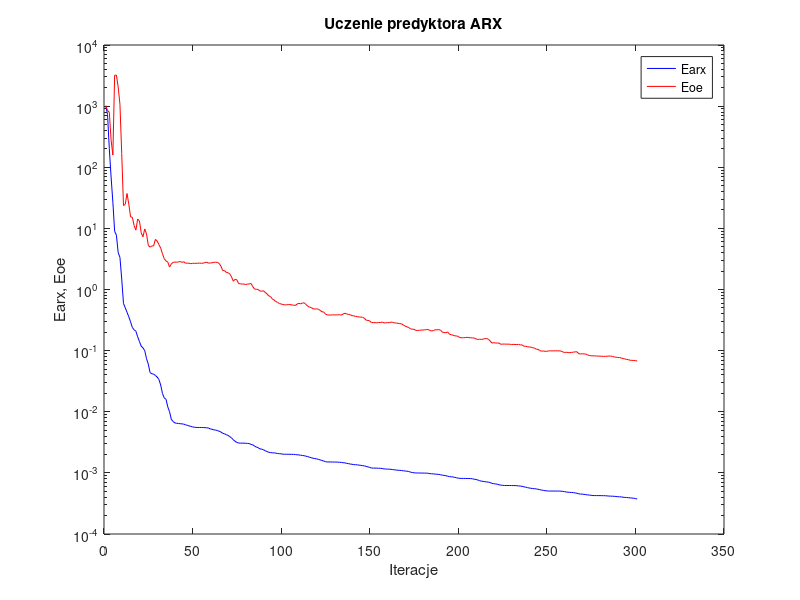
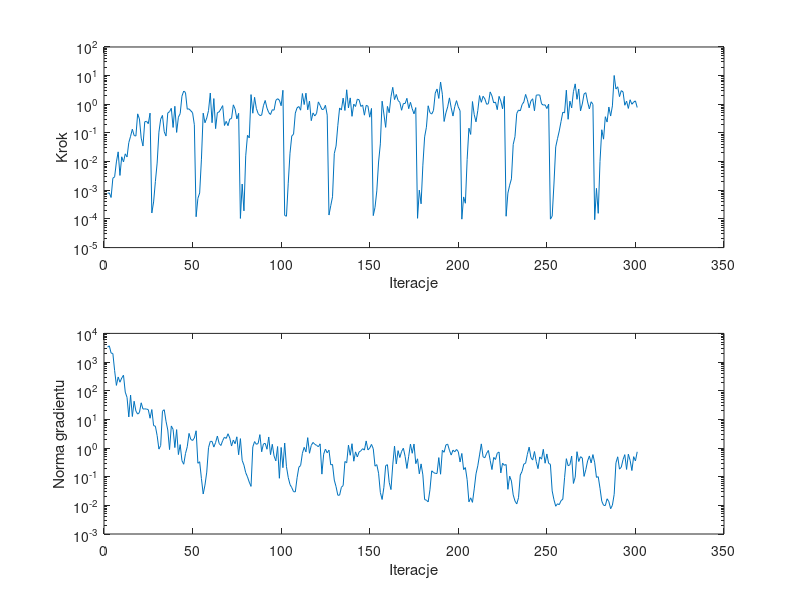

The MATLAB script that drew these images, in order:
%uczenie predyktora arx
clear all;
n=0; farx(n+1)=1.008359e+003; foe(n+1)=1.019052e+003; wspucz(n+1)=0.000000e+000; ng(n+1)=0.000000e+000;
%odnowa zmiennej metryki
n=1; farx(n+1)=7.268570e+002; foe(n+1)=8.474450e+002; krok(n+1)=7.783968e-004; ng(n+1)=3.315703e+003;
n=2; farx(n+1)=2.004035e+002; foe(n+1)=7.943618e+002; krok(n+1)=8.145474e-004; ng(n+1)=3.681077e+003;
n=3; farx(n+1)=6.917598e+001; foe(n+1)=2.780166e+002; krok(n+1)=5.604282e-004; ng(n+1)=2.061588e+003;
n=4; farx(n+1)=2.688256e+001; foe(n+1)=1.580890e+002; krok(n+1)=2.641274e-003; ng(n+1)=1.986660e+003;
n=5; farx(n+1)=8.961358e+000; foe(n+1)=3.196886e+003; krok(n+1)=2.947309e-003; ng(n+1)=5.015693e+002;
n=6; farx(n+1)=7.747522e+000; foe(n+1)=3.219300e+003; krok(n+1)=9.767882e-003; ng(n+1)=1.532853e+002;
n=7; farx(n+1)=4.019061e+000; foe(n+1)=2.063832e+003; krok(n+1)=2.191235e-002; ng(n+1)=3.011114e+002;
n=8; farx(n+1)=3.346623e+000; foe(n+1)=1.071170e+003; krok(n+1)=3.291607e-003; ng(n+1)=1.980256e+002;
n=9; farx(n+1)=1.484153e+000; foe(n+1)=1.670252e+002; krok(n+1)=1.473291e-002; ng(n+1)=2.771425e+002;
n=10; farx(n+1)=5.913797e-001; foe(n+1)=2.365485e+001; krok(n+1)=9.769926e-003; ng(n+1)=3.469996e+002;
n=11; farx(n+1)=5.021885e-001; foe(n+1)=2.483118e+001; krok(n+1)=1.865725e-002; ng(n+1)=8.926199e+001;
n=12; farx(n+1)=4.235805e-001; foe(n+1)=3.721444e+001; krok(n+1)=1.450364e-002; ng(n+1)=5.833091e+001;
n=13; farx(n+1)=3.574896e-001; foe(n+1)=2.494876e+001; krok(n+1)=4.614317e-002; ng(n+1)=1.215744e+001;
n=14; farx(n+1)=2.956991e-001; foe(n+1)=1.543107e+001; krok(n+1)=7.660919e-002; ng(n+1)=7.033686e+001;
n=15; farx(n+1)=2.395950e-001; foe(n+1)=1.519007e+001; krok(n+1)=1.350958e-001; ng(n+1)=1.258695e+001;
n=16; farx(n+1)=2.190836e-001; foe(n+1)=1.111819e+001; krok(n+1)=8.139610e-002; ng(n+1)=4.295533e+001;
n=17; farx(n+1)=2.078068e-001; foe(n+1)=9.360114e+000; krok(n+1)=7.799001e-002; ng(n+1)=1.956401e+001;
n=18; farx(n+1)=1.686473e-001; foe(n+1)=1.423559e+001; krok(n+1)=4.641165e-001; ng(n+1)=1.526695e+001;
n=19; farx(n+1)=1.408817e-001; foe(n+1)=1.319632e+001; krok(n+1)=3.075863e-001; ng(n+1)=1.733337e+001;
n=20; farx(n+1)=1.185501e-001; foe(n+1)=8.457633e+000; krok(n+1)=6.601690e-002; ng(n+1)=3.785440e+001;
n=21; farx(n+1)=1.111373e-001; foe(n+1)=7.284563e+000; krok(n+1)=3.497807e-002; ng(n+1)=2.293260e+001;
n=22; farx(n+1)=9.968674e-002; foe(n+1)=9.793753e+000; krok(n+1)=2.461541e-001; ng(n+1)=2.324784e+001;
n=23; farx(n+1)=7.380912e-002; foe(n+1)=8.121951e+000; krok(n+1)=2.550707e-001; ng(n+1)=2.286815e+001;
n=24; farx(n+1)=6.019632e-002; foe(n+1)=5.282901e+000; krok(n+1)=2.106628e-001; ng(n+1)=2.186850e+001;
n=25; farx(n+1)=4.383790e-002; foe(n+1)=4.921288e+000; krok(n+1)=4.923082e-001; ng(n+1)=1.095767e+001;
%odnowa zmiennej metryki
n=26; farx(n+1)=4.176854e-002; foe(n+1)=5.166706e+000; krok(n+1)=1.613368e-004; ng(n+1)=2.201515e+001;
n=27; farx(n+1)=4.137740e-002; foe(n+1)=5.168463e+000; krok(n+1)=3.910575e-004; ng(n+1)=6.034770e+000;
n=28; farx(n+1)=3.922502e-002; foe(n+1)=6.601072e+000; krok(n+1)=2.013864e-003; ng(n+1)=5.796206e+000;
n=29; farx(n+1)=3.697546e-002; foe(n+1)=6.212396e+000; krok(n+1)=8.928204e-003; ng(n+1)=2.703882e+000;
n=30; farx(n+1)=3.376388e-002; foe(n+1)=5.419922e+000; krok(n+1)=1.067078e-001; ng(n+1)=9.163433e-001;
n=31; farx(n+1)=2.730716e-002; foe(n+1)=4.757885e+000; krok(n+1)=3.041754e-001; ng(n+1)=1.225792e+000;
n=32; farx(n+1)=1.992610e-002; foe(n+1)=3.848312e+000; krok(n+1)=4.097091e-001; ng(n+1)=1.928840e+001;
n=33; farx(n+1)=1.688860e-002; foe(n+1)=3.193379e+000; krok(n+1)=1.104861e-001; ng(n+1)=2.169374e+001;
n=34; farx(n+1)=1.601669e-002; foe(n+1)=2.938970e+000; krok(n+1)=7.799474e-002; ng(n+1)=8.612809e+000;
n=35; farx(n+1)=1.204412e-002; foe(n+1)=2.820372e+000; krok(n+1)=5.002089e-001; ng(n+1)=4.271101e+000;
n=36; farx(n+1)=1.000817e-002; foe(n+1)=2.328302e+000; krok(n+1)=5.535078e-001; ng(n+1)=8.829081e-001;
n=37; farx(n+1)=7.531854e-003; foe(n+1)=2.625579e+000; krok(n+1)=7.238398e-001; ng(n+1)=5.891192e+000;
n=38; farx(n+1)=6.922668e-003; foe(n+1)=2.776801e+000; krok(n+1)=1.557206e-001; ng(n+1)=4.473702e+000;
n=39; farx(n+1)=6.571151e-003; foe(n+1)=2.812595e+000; krok(n+1)=8.536620e-001; ng(n+1)=1.035939e+000;
n=40; farx(n+1)=6.474282e-003; foe(n+1)=2.793281e+000; krok(n+1)=1.044603e-001; ng(n+1)=4.396620e+000;
n=41; farx(n+1)=6.439075e-003; foe(n+1)=2.823927e+000; krok(n+1)=3.556863e-001; ng(n+1)=5.911445e-001;
n=42; farx(n+1)=6.374090e-003; foe(n+1)=2.872579e+000; krok(n+1)=4.735540e-001; ng(n+1)=1.316503e+000;
n=43; farx(n+1)=6.335034e-003; foe(n+1)=2.783180e+000; krok(n+1)=1.920768e+000; ng(n+1)=3.625426e-001;
n=44; farx(n+1)=6.274194e-003; foe(n+1)=2.846238e+000; krok(n+1)=2.899357e+000; ng(n+1)=2.719803e-001;
n=45; farx(n+1)=6.106990e-003; foe(n+1)=2.696361e+000; krok(n+1)=2.571300e+000; ng(n+1)=6.414282e-001;
n=46; farx(n+1)=6.012116e-003; foe(n+1)=2.697532e+000; krok(n+1)=6.751168e-001; ng(n+1)=1.110587e+000;
n=47; farx(n+1)=5.858941e-003; foe(n+1)=2.694573e+000; krok(n+1)=6.930078e-001; ng(n+1)=3.239903e+000;
n=48; farx(n+1)=5.770797e-003; foe(n+1)=2.644926e+000; krok(n+1)=5.945315e-001; ng(n+1)=2.000340e+000;
n=49; farx(n+1)=5.646781e-003; foe(n+1)=2.684965e+000; krok(n+1)=5.076613e-001; ng(n+1)=1.832658e+000;
n=50; farx(n+1)=5.585354e-003; foe(n+1)=2.672783e+000; krok(n+1)=1.931257e-001; ng(n+1)=2.236955e+000;
%odnowa zmiennej metryki
n=51; farx(n+1)=5.534170e-003; foe(n+1)=2.684970e+000; krok(n+1)=1.193316e-004; ng(n+1)=3.998934e+000;
n=52; farx(n+1)=5.532969e-003; foe(n+1)=2.688511e+000; krok(n+1)=5.219242e-004; ng(n+1)=2.937563e-001;
n=53; farx(n+1)=5.530032e-003; foe(n+1)=2.710743e+000; krok(n+1)=8.062699e-004; ng(n+1)=3.325487e-001;
n=54; farx(n+1)=5.527128e-003; foe(n+1)=2.677603e+000; krok(n+1)=1.220118e-002; ng(n+1)=8.556238e-002;
n=55; farx(n+1)=5.519374e-003; foe(n+1)=2.703385e+000; krok(n+1)=4.907389e-001; ng(n+1)=2.494550e-002;
n=56; farx(n+1)=5.498466e-003; foe(n+1)=2.752025e+000; krok(n+1)=2.268451e-001; ng(n+1)=5.100285e-002;
n=57; farx(n+1)=5.458123e-003; foe(n+1)=2.805003e+000; krok(n+1)=3.326660e-001; ng(n+1)=1.444111e-001;
n=58; farx(n+1)=5.425351e-003; foe(n+1)=2.691711e+000; krok(n+1)=6.051036e-001; ng(n+1)=1.028658e+000;
n=59; farx(n+1)=5.234676e-003; foe(n+1)=2.723596e+000; krok(n+1)=2.472812e+000; ng(n+1)=1.705310e+000;
n=60; farx(n+1)=5.171155e-003; foe(n+1)=2.730303e+000; krok(n+1)=2.278082e-001; ng(n+1)=1.707141e+000;
n=61; farx(n+1)=5.049467e-003; foe(n+1)=2.788961e+000; krok(n+1)=1.585247e+000; ng(n+1)=1.078630e+000;
n=62; farx(n+1)=5.020378e-003; foe(n+1)=2.787300e+000; krok(n+1)=1.416892e-001; ng(n+1)=1.563730e+000;
n=63; farx(n+1)=4.915873e-003; foe(n+1)=2.781631e+000; krok(n+1)=5.126125e-001; ng(n+1)=2.624865e+000;
n=64; farx(n+1)=4.808085e-003; foe(n+1)=2.671532e+000; krok(n+1)=5.422916e-001; ng(n+1)=1.440663e+000;
n=65; farx(n+1)=4.659458e-003; foe(n+1)=2.412362e+000; krok(n+1)=6.954939e-001; ng(n+1)=1.223414e+000;
n=66; farx(n+1)=4.447251e-003; foe(n+1)=2.041302e+000; krok(n+1)=9.001093e-001; ng(n+1)=1.820510e+000;
n=67; farx(n+1)=4.362622e-003; foe(n+1)=2.038827e+000; krok(n+1)=1.824037e-001; ng(n+1)=2.394456e+000;
n=68; farx(n+1)=4.218980e-003; foe(n+1)=1.907979e+000; krok(n+1)=2.543102e-001; ng(n+1)=2.164722e+000;
n=69; farx(n+1)=4.102832e-003; foe(n+1)=1.881922e+000; krok(n+1)=1.794664e-001; ng(n+1)=3.149883e+000;
n=70; farx(n+1)=3.918182e-003; foe(n+1)=1.800165e+000; krok(n+1)=3.072232e-001; ng(n+1)=2.232045e+000;
n=71; farx(n+1)=3.730261e-003; foe(n+1)=1.607127e+000; krok(n+1)=3.180725e-001; ng(n+1)=1.174377e+000;
n=72; farx(n+1)=3.481429e-003; foe(n+1)=1.366668e+000; krok(n+1)=9.574267e-001; ng(n+1)=1.895910e+000;
n=73; farx(n+1)=3.289339e-003; foe(n+1)=1.470646e+000; krok(n+1)=6.857223e-001; ng(n+1)=1.411457e+000;
n=74; farx(n+1)=3.144248e-003; foe(n+1)=1.440055e+000; krok(n+1)=3.091610e-001; ng(n+1)=2.463519e+000;
n=75; farx(n+1)=3.080366e-003; foe(n+1)=1.247309e+000; krok(n+1)=4.837349e-001; ng(n+1)=5.828561e-001;
%odnowa zmiennej metryki
n=76; farx(n+1)=3.068977e-003; foe(n+1)=1.240329e+000; krok(n+1)=1.042068e-004; ng(n+1)=2.129669e+000;
n=77; farx(n+1)=3.063405e-003; foe(n+1)=1.225896e+000; krok(n+1)=1.651908e-003; ng(n+1)=3.710000e-001;
n=78; farx(n+1)=3.063060e-003; foe(n+1)=1.228951e+000; krok(n+1)=1.912147e-004; ng(n+1)=2.528521e-001;
n=79; farx(n+1)=3.054421e-003; foe(n+1)=1.204950e+000; krok(n+1)=1.589439e-002; ng(n+1)=1.379295e-001;
n=80; farx(n+1)=3.032528e-003; foe(n+1)=1.227146e+000; krok(n+1)=8.304721e-002; ng(n+1)=9.847466e-002;
n=81; farx(n+1)=3.024052e-003; foe(n+1)=1.233636e+000; krok(n+1)=6.733630e-002; ng(n+1)=6.455742e-002;
n=82; farx(n+1)=2.918424e-003; foe(n+1)=1.254220e+000; krok(n+1)=2.180230e+000; ng(n+1)=4.584515e-002;
n=83; farx(n+1)=2.874530e-003; foe(n+1)=1.112943e+000; krok(n+1)=4.884576e-001; ng(n+1)=1.094788e+000;
n=84; farx(n+1)=2.739026e-003; foe(n+1)=1.018181e+000; krok(n+1)=1.754638e+000; ng(n+1)=1.677367e+000;
n=85; farx(n+1)=2.648948e-003; foe(n+1)=1.009150e+000; krok(n+1)=7.214488e-001; ng(n+1)=1.346391e+000;
n=86; farx(n+1)=2.583679e-003; foe(n+1)=1.001394e+000; krok(n+1)=4.741921e-001; ng(n+1)=1.436675e+000;
n=87; farx(n+1)=2.472749e-003; foe(n+1)=9.453849e-001; krok(n+1)=4.047493e-001; ng(n+1)=2.934561e+000;
n=88; farx(n+1)=2.447339e-003; foe(n+1)=9.373110e-001; krok(n+1)=4.187571e-001; ng(n+1)=7.406046e-001;
n=89; farx(n+1)=2.391308e-003; foe(n+1)=9.533632e-001; krok(n+1)=8.935632e-001; ng(n+1)=1.389642e+000;
n=90; farx(n+1)=2.304167e-003; foe(n+1)=8.988608e-001; krok(n+1)=1.361947e+000; ng(n+1)=1.461069e+000;
n=91; farx(n+1)=2.238039e-003; foe(n+1)=8.492565e-001; krok(n+1)=7.382907e-001; ng(n+1)=9.073581e-001;
n=92; farx(n+1)=2.170480e-003; foe(n+1)=7.875876e-001; krok(n+1)=5.126125e-001; ng(n+1)=2.427997e+000;
n=93; farx(n+1)=2.146571e-003; foe(n+1)=7.651511e-001; krok(n+1)=4.406235e-001; ng(n+1)=5.878295e-001;
n=94; farx(n+1)=2.131224e-003; foe(n+1)=7.009181e-001; krok(n+1)=6.477968e-001; ng(n+1)=1.352087e+000;
n=95; farx(n+1)=2.123150e-003; foe(n+1)=6.717737e-001; krok(n+1)=6.224492e-001; ng(n+1)=5.268558e-001;
n=96; farx(n+1)=2.105841e-003; foe(n+1)=6.349671e-001; krok(n+1)=1.371110e+000; ng(n+1)=3.560333e-001;
n=97; farx(n+1)=2.075022e-003; foe(n+1)=6.160420e-001; krok(n+1)=1.569476e+000; ng(n+1)=1.128920e+000;
n=98; farx(n+1)=2.060276e-003; foe(n+1)=5.881814e-001; krok(n+1)=1.390988e+000; ng(n+1)=8.801361e-002;
n=99; farx(n+1)=2.049834e-003; foe(n+1)=5.801818e-001; krok(n+1)=8.896431e-001; ng(n+1)=1.047168e+000;
n=100; farx(n+1)=2.022817e-003; foe(n+1)=5.665059e-001; krok(n+1)=3.085496e+000; ng(n+1)=2.061229e-001;
%odnowa zmiennej metryki
n=101; farx(n+1)=2.016223e-003; foe(n+1)=5.614377e-001; krok(n+1)=1.325538e-004; ng(n+1)=1.495207e+000;
n=102; farx(n+1)=2.016051e-003; foe(n+1)=5.618484e-001; krok(n+1)=1.241749e-004; ng(n+1)=2.232679e-001;
n=103; farx(n+1)=2.015628e-003; foe(n+1)=5.645666e-001; krok(n+1)=1.772228e-003; ng(n+1)=9.418592e-002;
n=104; farx(n+1)=2.014188e-003; foe(n+1)=5.678531e-001; krok(n+1)=1.965861e-002; ng(n+1)=5.348704e-002;
n=105; farx(n+1)=2.010219e-003; foe(n+1)=5.575391e-001; krok(n+1)=7.887873e-002; ng(n+1)=4.137433e-002;
n=106; farx(n+1)=2.007727e-003; foe(n+1)=5.563093e-001; krok(n+1)=9.018109e-002; ng(n+1)=3.001784e-002;
n=107; farx(n+1)=1.995771e-003; foe(n+1)=5.479646e-001; krok(n+1)=4.936410e-001; ng(n+1)=2.948798e-002;
n=108; farx(n+1)=1.978289e-003; foe(n+1)=5.775200e-001; krok(n+1)=7.560816e-001; ng(n+1)=9.231629e-002;
n=109; farx(n+1)=1.963738e-003; foe(n+1)=5.939996e-001; krok(n+1)=8.375141e-001; ng(n+1)=2.148924e-001;
n=110; farx(n+1)=1.948368e-003; foe(n+1)=5.821446e-001; krok(n+1)=6.228822e-001; ng(n+1)=2.457369e-001;
n=111; farx(n+1)=1.925829e-003; foe(n+1)=5.999644e-001; krok(n+1)=2.378126e+000; ng(n+1)=6.550498e-001;
n=112; farx(n+1)=1.910854e-003; foe(n+1)=6.061732e-001; krok(n+1)=9.806012e-001; ng(n+1)=1.056574e+000;
n=113; farx(n+1)=1.875561e-003; foe(n+1)=5.694486e-001; krok(n+1)=2.448603e+000; ng(n+1)=7.330179e-001;
n=114; farx(n+1)=1.845736e-003; foe(n+1)=5.332796e-001; krok(n+1)=6.435764e-001; ng(n+1)=2.302674e+000;
n=115; farx(n+1)=1.801306e-003; foe(n+1)=5.151984e-001; krok(n+1)=1.295594e+000; ng(n+1)=6.573135e-001;
n=116; farx(n+1)=1.773176e-003; foe(n+1)=5.054596e-001; krok(n+1)=2.688700e-001; ng(n+1)=1.237525e+000;
n=117; farx(n+1)=1.735689e-003; foe(n+1)=4.854862e-001; krok(n+1)=5.004299e-001; ng(n+1)=1.570093e+000;
n=118; farx(n+1)=1.715033e-003; foe(n+1)=4.783270e-001; krok(n+1)=3.923690e-001; ng(n+1)=1.349189e+000;
n=119; farx(n+1)=1.695986e-003; foe(n+1)=4.832490e-001; krok(n+1)=4.819709e-001; ng(n+1)=1.239635e+000;
n=120; farx(n+1)=1.664815e-003; foe(n+1)=4.750533e-001; krok(n+1)=1.213034e+000; ng(n+1)=1.111205e+000;
n=121; farx(n+1)=1.630991e-003; foe(n+1)=4.563655e-001; krok(n+1)=9.205345e-001; ng(n+1)=1.399433e+000;
n=122; farx(n+1)=1.598644e-003; foe(n+1)=4.320576e-001; krok(n+1)=6.614848e-001; ng(n+1)=1.229666e-001;
n=123; farx(n+1)=1.560884e-003; foe(n+1)=4.290830e-001; krok(n+1)=6.674447e-001; ng(n+1)=6.089952e-001;
n=124; farx(n+1)=1.525089e-003; foe(n+1)=3.956805e-001; krok(n+1)=9.270274e-001; ng(n+1)=9.181645e-001;
n=125; farx(n+1)=1.511100e-003; foe(n+1)=3.851903e-001; krok(n+1)=4.187571e-001; ng(n+1)=6.817303e-001;
%odnowa zmiennej metryki
n=126; farx(n+1)=1.508803e-003; foe(n+1)=3.823656e-001; krok(n+1)=1.367364e-004; ng(n+1)=8.445350e-001;
n=127; farx(n+1)=1.508273e-003; foe(n+1)=3.826925e-001; krok(n+1)=2.890449e-004; ng(n+1)=2.594399e-001;
n=128; farx(n+1)=1.506729e-003; foe(n+1)=3.843889e-001; krok(n+1)=5.928874e-004; ng(n+1)=2.671757e-001;
n=129; farx(n+1)=1.503530e-003; foe(n+1)=3.847869e-001; krok(n+1)=1.909176e-002; ng(n+1)=7.608860e-002;
n=130; farx(n+1)=1.501793e-003; foe(n+1)=3.833044e-001; krok(n+1)=3.497807e-002; ng(n+1)=4.490471e-002;
n=131; farx(n+1)=1.498803e-003; foe(n+1)=3.847886e-001; krok(n+1)=1.845727e-001; ng(n+1)=2.250598e-002;
n=132; farx(n+1)=1.489936e-003; foe(n+1)=3.872957e-001; krok(n+1)=7.461552e-001; ng(n+1)=2.266318e-002;
n=133; farx(n+1)=1.484142e-003; foe(n+1)=3.806149e-001; krok(n+1)=6.305900e-001; ng(n+1)=4.268310e-002;
n=134; farx(n+1)=1.463615e-003; foe(n+1)=3.978638e-001; krok(n+1)=1.643486e+000; ng(n+1)=4.898378e-002;
n=135; farx(n+1)=1.459826e-003; foe(n+1)=4.086815e-001; krok(n+1)=6.088496e-001; ng(n+1)=3.386091e-001;
n=136; farx(n+1)=1.430030e-003; foe(n+1)=3.979153e-001; krok(n+1)=3.212770e+000; ng(n+1)=3.044295e-001;
n=137; farx(n+1)=1.417514e-003; foe(n+1)=3.918371e-001; krok(n+1)=7.487569e-001; ng(n+1)=1.264167e+000;
n=138; farx(n+1)=1.395689e-003; foe(n+1)=3.862371e-001; krok(n+1)=1.675028e+000; ng(n+1)=5.581455e-001;
n=139; farx(n+1)=1.383180e-003; foe(n+1)=3.731106e-001; krok(n+1)=3.805404e-001; ng(n+1)=1.414104e+000;
n=140; farx(n+1)=1.365774e-003; foe(n+1)=3.711069e-001; krok(n+1)=1.015268e+000; ng(n+1)=3.465507e-001;
n=141; farx(n+1)=1.360220e-003; foe(n+1)=3.637727e-001; krok(n+1)=8.377184e-001; ng(n+1)=7.349873e-001;
n=142; farx(n+1)=1.352556e-003; foe(n+1)=3.588640e-001; krok(n+1)=1.514306e+000; ng(n+1)=4.881040e-001;
n=143; farx(n+1)=1.339921e-003; foe(n+1)=3.563556e-001; krok(n+1)=1.440700e+000; ng(n+1)=7.256830e-001;
n=144; farx(n+1)=1.328281e-003; foe(n+1)=3.541137e-001; krok(n+1)=8.426513e-001; ng(n+1)=8.008458e-001;
n=145; farx(n+1)=1.312341e-003; foe(n+1)=3.494662e-001; krok(n+1)=9.453922e-001; ng(n+1)=9.491795e-001;
n=146; farx(n+1)=1.302644e-003; foe(n+1)=3.395516e-001; krok(n+1)=4.170617e-001; ng(n+1)=8.472853e-001;
n=147; farx(n+1)=1.275744e-003; foe(n+1)=3.147344e-001; krok(n+1)=9.168184e-001; ng(n+1)=1.769758e+000;
n=148; farx(n+1)=1.252298e-003; foe(n+1)=3.118028e-001; krok(n+1)=8.658973e-001; ng(n+1)=8.605129e-001;
n=149; farx(n+1)=1.232193e-003; foe(n+1)=3.063123e-001; krok(n+1)=3.550835e-001; ng(n+1)=9.979128e-001;
n=150; farx(n+1)=1.200101e-003; foe(n+1)=2.868836e-001; krok(n+1)=7.178655e-001; ng(n+1)=1.336914e+000;
%odnowa zmiennej metryki
n=151; farx(n+1)=1.197618e-003; foe(n+1)=2.876982e-001; krok(n+1)=1.307587e-004; ng(n+1)=9.469986e-001;
n=152; farx(n+1)=1.197249e-003; foe(n+1)=2.874161e-001; krok(n+1)=2.554609e-004; ng(n+1)=2.331300e-001;
n=153; farx(n+1)=1.195417e-003; foe(n+1)=2.839738e-001; krok(n+1)=9.532898e-004; ng(n+1)=2.636403e-001;
n=154; farx(n+1)=1.190357e-003; foe(n+1)=2.891377e-001; krok(n+1)=9.683310e-003; ng(n+1)=1.319643e-001;
n=155; farx(n+1)=1.189337e-003; foe(n+1)=2.879449e-001; krok(n+1)=4.166678e-002; ng(n+1)=2.819370e-002;
n=156; farx(n+1)=1.179435e-003; foe(n+1)=2.935040e-001; krok(n+1)=1.285695e+000; ng(n+1)=1.601896e-002;
n=157; farx(n+1)=1.161073e-003; foe(n+1)=2.857336e-001; krok(n+1)=4.602673e-001; ng(n+1)=4.264985e-002;
n=158; farx(n+1)=1.157301e-003; foe(n+1)=2.842892e-001; krok(n+1)=1.569333e-001; ng(n+1)=2.434007e-001;
n=159; farx(n+1)=1.152037e-003; foe(n+1)=2.879030e-001; krok(n+1)=8.457767e-001; ng(n+1)=2.625548e-001;
n=160; farx(n+1)=1.150105e-003; foe(n+1)=2.855455e-001; krok(n+1)=5.076613e-001; ng(n+1)=6.330375e-002;
n=161; farx(n+1)=1.143414e-003; foe(n+1)=2.936771e-001; krok(n+1)=1.833902e+000; ng(n+1)=3.551426e-002;
n=162; farx(n+1)=1.132146e-003; foe(n+1)=2.899382e-001; krok(n+1)=3.907661e+000; ng(n+1)=2.570687e-001;
n=163; farx(n+1)=1.122117e-003; foe(n+1)=2.844305e-001; krok(n+1)=1.462039e+000; ng(n+1)=1.165716e+000;
n=164; farx(n+1)=1.112579e-003; foe(n+1)=2.826679e-001; krok(n+1)=2.208206e+000; ng(n+1)=2.786092e-001;
n=165; farx(n+1)=1.104577e-003; foe(n+1)=2.793002e-001; krok(n+1)=1.361453e+000; ng(n+1)=8.107122e-001;
n=166; farx(n+1)=1.098783e-003; foe(n+1)=2.765706e-001; krok(n+1)=1.174409e+000; ng(n+1)=4.665055e-001;
n=167; farx(n+1)=1.093630e-003; foe(n+1)=2.738546e-001; krok(n+1)=6.193808e-001; ng(n+1)=7.650516e-001;
n=168; farx(n+1)=1.081205e-003; foe(n+1)=2.622140e-001; krok(n+1)=1.062525e+000; ng(n+1)=9.843578e-001;
n=169; farx(n+1)=1.073064e-003; foe(n+1)=2.514092e-001; krok(n+1)=1.065517e+000; ng(n+1)=5.056687e-001;
n=170; farx(n+1)=1.065677e-003; foe(n+1)=2.453527e-001; krok(n+1)=1.618997e+000; ng(n+1)=1.932122e-001;
n=171; farx(n+1)=1.055435e-003; foe(n+1)=2.384633e-001; krok(n+1)=7.021280e-001; ng(n+1)=5.154969e-001;
n=172; farx(n+1)=1.028487e-003; foe(n+1)=2.280876e-001; krok(n+1)=1.174181e+000; ng(n+1)=1.372693e+000;
n=173; farx(n+1)=1.013810e-003; foe(n+1)=2.240418e-001; krok(n+1)=6.954939e-001; ng(n+1)=6.561802e-001;
n=174; farx(n+1)=1.003931e-003; foe(n+1)=2.239008e-001; krok(n+1)=4.641165e-001; ng(n+1)=1.378929e+000;
n=175; farx(n+1)=9.963490e-004; foe(n+1)=2.141213e-001; krok(n+1)=7.679697e-001; ng(n+1)=2.847981e-001;
%odnowa zmiennej metryki
n=176; farx(n+1)=9.958869e-004; foe(n+1)=2.141115e-001; krok(n+1)=1.051134e-004; ng(n+1)=4.207239e-001;
n=177; farx(n+1)=9.953975e-004; foe(n+1)=2.147049e-001; krok(n+1)=1.009153e-003; ng(n+1)=1.259293e-001;
n=178; farx(n+1)=9.947354e-004; foe(n+1)=2.165320e-001; krok(n+1)=3.369218e-004; ng(n+1)=2.795757e-001;
n=179; farx(n+1)=9.922538e-004; foe(n+1)=2.176380e-001; krok(n+1)=7.530795e-003; ng(n+1)=1.154977e-001;
n=180; farx(n+1)=9.916946e-004; foe(n+1)=2.179593e-001; krok(n+1)=7.302728e-002; ng(n+1)=1.588848e-002;
n=181; farx(n+1)=9.905502e-004; foe(n+1)=2.209866e-001; krok(n+1)=1.584655e-001; ng(n+1)=1.518050e-002;
n=182; farx(n+1)=9.856126e-004; foe(n+1)=2.215848e-001; krok(n+1)=8.885059e-001; ng(n+1)=1.318183e-002;
n=183; farx(n+1)=9.713934e-004; foe(n+1)=2.136186e-001; krok(n+1)=5.114232e-001; ng(n+1)=3.485870e-002;
n=184; farx(n+1)=9.670473e-004; foe(n+1)=2.101156e-001; krok(n+1)=4.556164e-001; ng(n+1)=1.602855e-001;
n=185; farx(n+1)=9.625969e-004; foe(n+1)=2.119072e-001; krok(n+1)=6.101385e-001; ng(n+1)=1.400829e-001;
n=186; farx(n+1)=9.553751e-004; foe(n+1)=2.201168e-001; krok(n+1)=2.462283e+000; ng(n+1)=1.306388e-001;
n=187; farx(n+1)=9.491865e-004; foe(n+1)=2.187629e-001; krok(n+1)=3.420738e+000; ng(n+1)=1.293664e-001;
n=188; farx(n+1)=9.443372e-004; foe(n+1)=2.205327e-001; krok(n+1)=1.601772e+000; ng(n+1)=4.634984e-001;
n=189; farx(n+1)=9.337188e-004; foe(n+1)=2.166925e-001; krok(n+1)=5.999152e+000; ng(n+1)=1.218784e-001;
n=190; farx(n+1)=9.162733e-004; foe(n+1)=2.000501e-001; krok(n+1)=2.240289e+000; ng(n+1)=8.358077e-001;
n=191; farx(n+1)=9.100317e-004; foe(n+1)=1.985346e-001; krok(n+1)=2.515191e-001; ng(n+1)=7.107185e-001;
n=192; farx(n+1)=8.978828e-004; foe(n+1)=1.961693e-001; krok(n+1)=5.002089e-001; ng(n+1)=1.278405e+000;
n=193; farx(n+1)=8.820296e-004; foe(n+1)=2.022105e-001; krok(n+1)=8.094987e-001; ng(n+1)=1.368323e+000;
n=194; farx(n+1)=8.688088e-004; foe(n+1)=1.857047e-001; krok(n+1)=1.675437e+000; ng(n+1)=8.367142e-001;
n=195; farx(n+1)=8.636547e-004; foe(n+1)=1.823757e-001; krok(n+1)=7.525649e-001; ng(n+1)=5.679046e-001;
n=196; farx(n+1)=8.569471e-004; foe(n+1)=1.789392e-001; krok(n+1)=3.891962e-001; ng(n+1)=8.447145e-001;
n=197; farx(n+1)=8.458040e-004; foe(n+1)=1.745732e-001; krok(n+1)=8.316025e-001; ng(n+1)=7.368705e-001;
n=198; farx(n+1)=8.318888e-004; foe(n+1)=1.739600e-001; krok(n+1)=1.341860e+000; ng(n+1)=8.907761e-001;
n=199; farx(n+1)=8.184197e-004; foe(n+1)=1.701671e-001; krok(n+1)=8.088973e-001; ng(n+1)=7.500470e-001;
n=200; farx(n+1)=8.129749e-004; foe(n+1)=1.631723e-001; krok(n+1)=5.962951e-001; ng(n+1)=3.265242e-001;
%odnowa zmiennej metryki
n=201; farx(n+1)=8.119431e-004; foe(n+1)=1.623977e-001; krok(n+1)=9.814688e-005; ng(n+1)=6.467486e-001;
n=202; farx(n+1)=8.115484e-004; foe(n+1)=1.628244e-001; krok(n+1)=5.866231e-004; ng(n+1)=1.766871e-001;
n=203; farx(n+1)=8.109610e-004; foe(n+1)=1.635797e-001; krok(n+1)=3.529670e-004; ng(n+1)=2.082546e-001;
n=204; farx(n+1)=8.092013e-004; foe(n+1)=1.651031e-001; krok(n+1)=1.193441e-002; ng(n+1)=7.840907e-002;
n=205; farx(n+1)=8.084056e-004; foe(n+1)=1.633416e-001; krok(n+1)=1.468011e-001; ng(n+1)=1.322348e-002;
n=206; farx(n+1)=8.073711e-004; foe(n+1)=1.620243e-001; krok(n+1)=8.892157e-002; ng(n+1)=1.829997e-002;
n=207; farx(n+1)=8.003281e-004; foe(n+1)=1.616079e-001; krok(n+1)=1.247213e+000; ng(n+1)=1.271929e-002;
n=208; farx(n+1)=7.879400e-004; foe(n+1)=1.608405e-001; krok(n+1)=4.335130e-001; ng(n+1)=3.753926e-002;
n=209; farx(n+1)=7.789386e-004; foe(n+1)=1.554814e-001; krok(n+1)=2.442288e-001; ng(n+1)=1.257188e-001;
n=210; farx(n+1)=7.650178e-004; foe(n+1)=1.521944e-001; krok(n+1)=5.988308e-001; ng(n+1)=2.389197e-001;
n=211; farx(n+1)=7.461942e-004; foe(n+1)=1.535238e-001; krok(n+1)=2.018136e+000; ng(n+1)=5.734038e-001;
n=212; farx(n+1)=7.325799e-004; foe(n+1)=1.525325e-001; krok(n+1)=1.174181e+000; ng(n+1)=1.394684e+000;
n=213; farx(n+1)=7.262994e-004; foe(n+1)=1.540008e-001; krok(n+1)=1.915347e+000; ng(n+1)=4.924649e-001;
n=214; farx(n+1)=7.178867e-004; foe(n+1)=1.572595e-001; krok(n+1)=1.545005e+000; ng(n+1)=4.589841e-001;
n=215; farx(n+1)=7.109578e-004; foe(n+1)=1.575806e-001; krok(n+1)=1.000418e+000; ng(n+1)=6.568958e-001;
n=216; farx(n+1)=7.059249e-004; foe(n+1)=1.537474e-001; krok(n+1)=1.049915e+000; ng(n+1)=8.236279e-001;
n=217; farx(n+1)=6.945540e-004; foe(n+1)=1.437938e-001; krok(n+1)=2.704893e+000; ng(n+1)=3.708565e-001;
n=218; farx(n+1)=6.730900e-004; foe(n+1)=1.329900e-001; krok(n+1)=1.971908e+000; ng(n+1)=1.773118e-001;
n=219; farx(n+1)=6.665867e-004; foe(n+1)=1.351056e-001; krok(n+1)=1.119298e+000; ng(n+1)=4.699778e-001;
n=220; farx(n+1)=6.576575e-004; foe(n+1)=1.333692e-001; krok(n+1)=1.199074e+000; ng(n+1)=3.975189e-001;
n=221; farx(n+1)=6.533022e-004; foe(n+1)=1.330498e-001; krok(n+1)=6.511688e-001; ng(n+1)=6.587290e-001;
n=222; farx(n+1)=6.393126e-004; foe(n+1)=1.330136e-001; krok(n+1)=1.894216e+000; ng(n+1)=7.271545e-001;
n=223; farx(n+1)=6.293810e-004; foe(n+1)=1.268159e-001; krok(n+1)=1.304490e+000; ng(n+1)=1.352843e-001;
n=224; farx(n+1)=6.257182e-004; foe(n+1)=1.281001e-001; krok(n+1)=6.970601e-001; ng(n+1)=2.962765e-001;
n=225; farx(n+1)=6.217025e-004; foe(n+1)=1.280121e-001; krok(n+1)=1.899074e+000; ng(n+1)=2.490482e-001;
%odnowa zmiennej metryki
n=226; farx(n+1)=6.213491e-004; foe(n+1)=1.276541e-001; krok(n+1)=1.242902e-004; ng(n+1)=2.661278e-001;
n=227; farx(n+1)=6.213235e-004; foe(n+1)=1.276996e-001; krok(n+1)=7.964319e-004; ng(n+1)=3.622521e-002;
n=228; farx(n+1)=6.209645e-004; foe(n+1)=1.272308e-001; krok(n+1)=1.505777e-003; ng(n+1)=1.047008e-001;
n=229; farx(n+1)=6.206785e-004; foe(n+1)=1.261056e-001; krok(n+1)=2.501815e-003; ng(n+1)=7.035929e-002;
n=230; farx(n+1)=6.201086e-004; foe(n+1)=1.264213e-001; krok(n+1)=3.975906e-002; ng(n+1)=2.315190e-002;
n=231; farx(n+1)=6.196705e-004; foe(n+1)=1.261596e-001; krok(n+1)=7.375749e-002; ng(n+1)=1.412199e-002;
n=232; farx(n+1)=6.177613e-004; foe(n+1)=1.254577e-001; krok(n+1)=4.788369e-001; ng(n+1)=1.120275e-002;
n=233; farx(n+1)=6.122786e-004; foe(n+1)=1.267547e-001; krok(n+1)=6.328829e-001; ng(n+1)=1.844400e-002;
n=234; farx(n+1)=6.096138e-004; foe(n+1)=1.236943e-001; krok(n+1)=5.907855e-001; ng(n+1)=1.143110e-001;
n=235; farx(n+1)=6.026016e-004; foe(n+1)=1.241985e-001; krok(n+1)=9.740223e-001; ng(n+1)=1.532440e-001;
n=236; farx(n+1)=5.905631e-004; foe(n+1)=1.181054e-001; krok(n+1)=1.205394e+000; ng(n+1)=2.759749e-001;
n=237; farx(n+1)=5.847184e-004; foe(n+1)=1.178109e-001; krok(n+1)=2.214031e+000; ng(n+1)=2.933462e-001;
n=238; farx(n+1)=5.735537e-004; foe(n+1)=1.159629e-001; krok(n+1)=1.443163e+000; ng(n+1)=6.034476e-001;
n=239; farx(n+1)=5.660641e-004; foe(n+1)=1.146397e-001; krok(n+1)=7.545111e-001; ng(n+1)=1.073672e+000;
n=240; farx(n+1)=5.597940e-004; foe(n+1)=1.140367e-001; krok(n+1)=1.310660e+000; ng(n+1)=4.680478e-001;
n=241; farx(n+1)=5.551524e-004; foe(n+1)=1.117036e-001; krok(n+1)=1.561580e+000; ng(n+1)=3.805774e-001;
n=242; farx(n+1)=5.514422e-004; foe(n+1)=1.100683e-001; krok(n+1)=5.939923e-001; ng(n+1)=7.539897e-001;
n=243; farx(n+1)=5.460940e-004; foe(n+1)=1.055524e-001; krok(n+1)=2.071617e+000; ng(n+1)=3.382897e-001;
n=244; farx(n+1)=5.398383e-004; foe(n+1)=1.052028e-001; krok(n+1)=2.130938e+000; ng(n+1)=1.907914e-001;
n=245; farx(n+1)=5.313229e-004; foe(n+1)=1.003299e-001; krok(n+1)=2.100304e+000; ng(n+1)=4.904017e-001;
n=246; farx(n+1)=5.236308e-004; foe(n+1)=9.762874e-002; krok(n+1)=1.040494e+000; ng(n+1)=4.080922e-001;
n=247; farx(n+1)=5.177487e-004; foe(n+1)=9.897416e-002; krok(n+1)=9.372047e-001; ng(n+1)=9.028401e-001;
n=248; farx(n+1)=5.111477e-004; foe(n+1)=9.734495e-002; krok(n+1)=9.574267e-001; ng(n+1)=2.950162e-001;
n=249; farx(n+1)=5.075549e-004; foe(n+1)=9.756468e-002; krok(n+1)=7.101669e-001; ng(n+1)=6.218491e-001;
n=250; farx(n+1)=5.046144e-004; foe(n+1)=9.907535e-002; krok(n+1)=1.008243e+000; ng(n+1)=2.916755e-001;
%odnowa zmiennej metryki
n=251; farx(n+1)=5.044658e-004; foe(n+1)=9.908998e-002; krok(n+1)=9.833971e-005; ng(n+1)=2.702166e-001;
n=252; farx(n+1)=5.044609e-004; foe(n+1)=9.907366e-002; krok(n+1)=1.247165e-004; ng(n+1)=3.186199e-002;
n=253; farx(n+1)=5.044513e-004; foe(n+1)=9.914242e-002; krok(n+1)=1.651908e-003; ng(n+1)=1.570105e-002;
n=254; farx(n+1)=5.043725e-004; foe(n+1)=9.939637e-002; krok(n+1)=3.272372e-002; ng(n+1)=9.315788e-003;
n=255; farx(n+1)=5.041537e-004; foe(n+1)=9.918352e-002; krok(n+1)=6.306675e-002; ng(n+1)=1.136237e-002;
n=256; farx(n+1)=5.036847e-004; foe(n+1)=9.923592e-002; krok(n+1)=1.176675e-001; ng(n+1)=1.055128e-002;
n=257; farx(n+1)=5.018548e-004; foe(n+1)=9.840256e-002; krok(n+1)=2.507999e-001; ng(n+1)=1.457706e-002;
n=258; farx(n+1)=4.986583e-004; foe(n+1)=9.531463e-002; krok(n+1)=5.317968e-001; ng(n+1)=1.638379e-002;
n=259; farx(n+1)=4.934873e-004; foe(n+1)=9.315328e-002; krok(n+1)=5.013461e-001; ng(n+1)=9.193896e-002;
n=260; farx(n+1)=4.859578e-004; foe(n+1)=9.418238e-002; krok(n+1)=3.109243e+000; ng(n+1)=4.250036e-001;
n=261; farx(n+1)=4.828140e-004; foe(n+1)=9.303078e-002; krok(n+1)=3.003510e-001; ng(n+1)=2.418037e-001;
n=262; farx(n+1)=4.799583e-004; foe(n+1)=9.257110e-002; krok(n+1)=1.285695e+000; ng(n+1)=2.601720e-001;
n=263; farx(n+1)=4.777864e-004; foe(n+1)=9.360359e-002; krok(n+1)=7.491049e-001; ng(n+1)=5.233828e-001;
n=264; farx(n+1)=4.757912e-004; foe(n+1)=9.434706e-002; krok(n+1)=2.760063e+000; ng(n+1)=5.808311e-002;
n=265; farx(n+1)=4.691366e-004; foe(n+1)=9.559789e-002; krok(n+1)=5.164017e+000; ng(n+1)=9.642572e-002;
n=266; farx(n+1)=4.641153e-004; foe(n+1)=9.568999e-002; krok(n+1)=1.492366e+000; ng(n+1)=7.453042e-001;
n=267; farx(n+1)=4.541699e-004; foe(n+1)=8.903457e-002; krok(n+1)=3.414648e+000; ng(n+1)=3.388200e-001;
n=268; farx(n+1)=4.510515e-004; foe(n+1)=8.812401e-002; krok(n+1)=5.900599e-001; ng(n+1)=4.983266e-001;
n=269; farx(n+1)=4.481525e-004; foe(n+1)=8.899926e-002; krok(n+1)=1.026286e+000; ng(n+1)=4.494464e-001;
n=270; farx(n+1)=4.457317e-004; foe(n+1)=8.814602e-002; krok(n+1)=2.295514e+000; ng(n+1)=1.023287e-001;
n=271; farx(n+1)=4.403088e-004; foe(n+1)=8.798022e-002; krok(n+1)=2.547186e+000; ng(n+1)=1.772307e-001;
n=272; farx(n+1)=4.361737e-004; foe(n+1)=8.495559e-002; krok(n+1)=1.206842e+000; ng(n+1)=3.535771e-001;
n=273; farx(n+1)=4.332737e-004; foe(n+1)=8.330490e-002; krok(n+1)=6.888628e-001; ng(n+1)=5.294696e-001;
n=274; farx(n+1)=4.298206e-004; foe(n+1)=8.235079e-002; krok(n+1)=1.225747e+000; ng(n+1)=3.019032e-001;
n=275; farx(n+1)=4.255915e-004; foe(n+1)=8.212526e-002; krok(n+1)=9.959478e-001; ng(n+1)=5.904830e-001;
%odnowa zmiennej metryki
n=276; farx(n+1)=4.253656e-004; foe(n+1)=8.208551e-002; krok(n+1)=9.429965e-005; ng(n+1)=3.069048e-001;
n=277; farx(n+1)=4.251166e-004; foe(n+1)=8.159819e-002; krok(n+1)=1.168511e-003; ng(n+1)=9.457590e-002;
n=278; farx(n+1)=4.250631e-004; foe(n+1)=8.150461e-002; krok(n+1)=1.569452e-004; ng(n+1)=1.000392e-001;
n=279; farx(n+1)=4.246520e-004; foe(n+1)=8.113530e-002; krok(n+1)=1.017451e-002; ng(n+1)=3.957736e-002;
n=280; farx(n+1)=4.239270e-004; foe(n+1)=8.075420e-002; krok(n+1)=1.293628e-001; ng(n+1)=1.392156e-002;
n=281; farx(n+1)=4.237271e-004; foe(n+1)=8.065795e-002; krok(n+1)=6.074057e-002; ng(n+1)=1.008555e-002;
n=282; farx(n+1)=4.227492e-004; foe(n+1)=8.055438e-002; krok(n+1)=3.691454e-001; ng(n+1)=9.800781e-003;
n=283; farx(n+1)=4.206605e-004; foe(n+1)=8.100664e-002; krok(n+1)=2.400960e-001; ng(n+1)=1.695377e-002;
n=284; farx(n+1)=4.172177e-004; foe(n+1)=8.166727e-002; krok(n+1)=8.029948e-001; ng(n+1)=1.345533e-002;
n=285; farx(n+1)=4.166602e-004; foe(n+1)=8.113475e-002; krok(n+1)=3.891962e-001; ng(n+1)=7.630922e-003;
n=286; farx(n+1)=4.154515e-004; foe(n+1)=8.069727e-002; krok(n+1)=8.800280e-001; ng(n+1)=1.007656e-002;
n=287; farx(n+1)=4.133766e-004; foe(n+1)=7.870447e-002; krok(n+1)=1.013713e+001; ng(n+1)=2.426363e-002;
n=288; farx(n+1)=4.112644e-004; foe(n+1)=7.801358e-002; krok(n+1)=3.414392e+000; ng(n+1)=3.045893e-001;
n=289; farx(n+1)=4.073021e-004; foe(n+1)=7.735361e-002; krok(n+1)=4.086711e+000; ng(n+1)=4.942412e-001;
n=290; farx(n+1)=4.063656e-004; foe(n+1)=7.718202e-002; krok(n+1)=1.854055e+000; ng(n+1)=1.835057e-001;
n=291; farx(n+1)=4.044973e-004; foe(n+1)=7.579469e-002; krok(n+1)=2.999576e+000; ng(n+1)=2.137310e-001;
n=292; farx(n+1)=3.997417e-004; foe(n+1)=7.414133e-002; krok(n+1)=2.711093e+000; ng(n+1)=3.947245e-001;
n=293; farx(n+1)=3.967654e-004; foe(n+1)=7.311333e-002; krok(n+1)=9.270274e-001; ng(n+1)=5.875160e-001;
n=294; farx(n+1)=3.950562e-004; foe(n+1)=7.187876e-002; krok(n+1)=1.289896e+000; ng(n+1)=1.791972e-001;
n=295; farx(n+1)=3.928258e-004; foe(n+1)=7.115759e-002; krok(n+1)=7.178738e-001; ng(n+1)=6.108625e-001;
n=296; farx(n+1)=3.898121e-004; foe(n+1)=6.951800e-002; krok(n+1)=1.440700e+000; ng(n+1)=3.704861e-001;
n=297; farx(n+1)=3.878317e-004; foe(n+1)=6.945730e-002; krok(n+1)=1.002885e+000; ng(n+1)=1.638181e-001;
n=298; farx(n+1)=3.848042e-004; foe(n+1)=6.883873e-002; krok(n+1)=1.196104e+000; ng(n+1)=4.999012e-001;
n=299; farx(n+1)=3.807106e-004; foe(n+1)=6.879663e-002; krok(n+1)=1.315598e+000; ng(n+1)=3.550647e-001;
n=300; farx(n+1)=3.734814e-004; foe(n+1)=6.734371e-002; krok(n+1)=7.741360e-001; ng(n+1)=7.390874e-001;

figure; semilogy(farx,'b'); hold on; semilogy(foe,'r'); xlabel('Iteracje'); ylabel('Earx, Eoe'); legend('Earx','Eoe'); title('Uczenie predyktora ARX');
figure; subplot(2,1,1); semilogy(krok); xlabel('Iteracje'); ylabel('Krok');
subplot(2,1,2); semilogy(ng); xlabel('Iteracje'); ylabel('Norma gradientu');
Earx=farx(n+1)
Eoe=foe(n+1)
